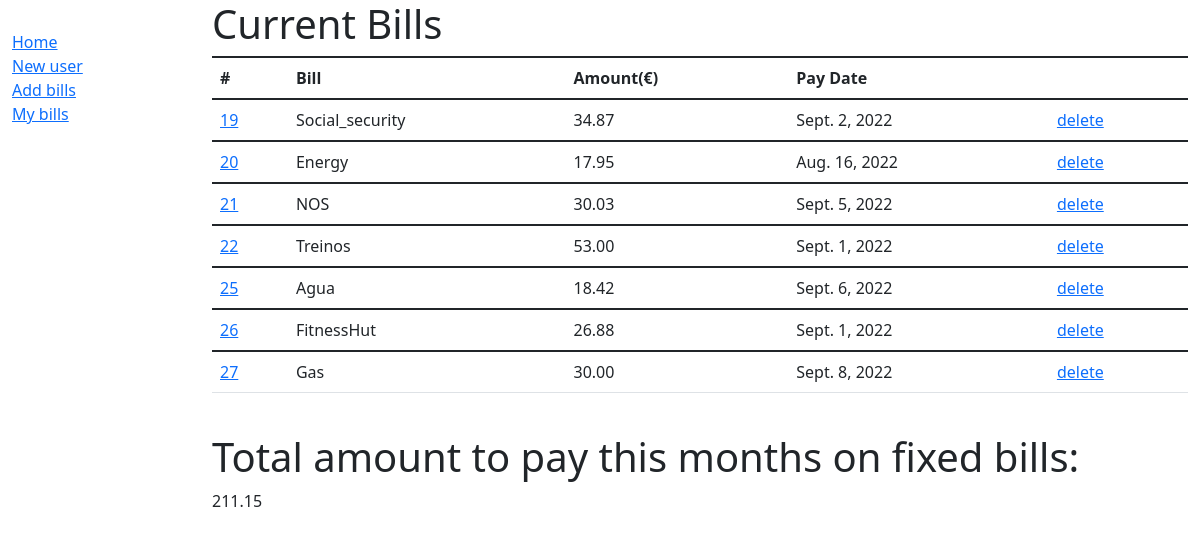
The app's page /bills/, older data.
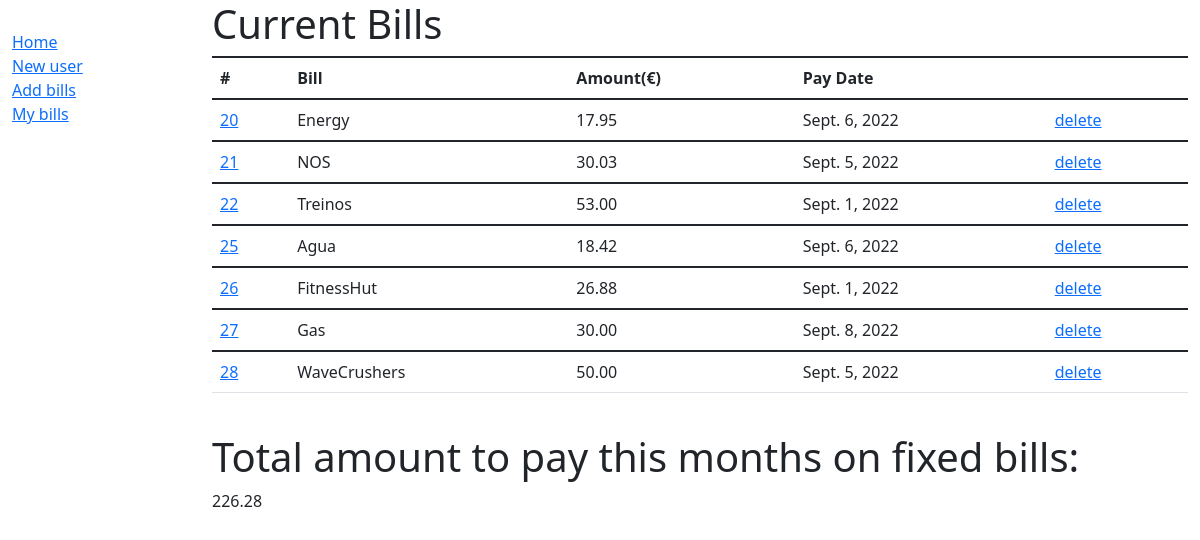
The same page, newer data.
### bills/models.py (models this page shows)
class Bills(models.Model):
    fixed_bills = models.CharField(max_length=255)
    fixed_bills_amount = models.DecimalField(max_digits=10, decimal_places=2)
    pay_date = models.DateField(auto_now_add=False, auto_now=False, blank=True)

### bills/views.py (the view)
# urls.py: path("", views.index, name="index_bills"),
def index(request):
    mybills = Bills.objects.all().values()
    template = loader.get_template("index_bills.html")
    print("**************************")
    data = pd.DataFrame(mybills)
    print(data)
    x = sum(data["fixed_bills_amount"])
    print(x)
    context = {
        "mybills": mybills,
        "total_amount": x,
    }
    return HttpResponse(template.render(context, request))

### bills/templates/index_bills.html (shortened to what this page needs)
<!DOCTYPE html>
{% extends "base_generic.html" %} {% block content %}
<h1>Current Bills</h1>
<table class="table">
  <tr>
    <th scope="col">#</th>
    <th scope="col">Bill</th>
    <th scope="col">Amount(€)</th>
    <th scope="col">Pay Date</th>
  </tr>
{% for x in mybills %}
    <td><a href="update/{{ x.id }}">{{ x.id }}</a></td>
    <td>{{ x.fixed_bills }}</td>
    <td>{{ x.fixed_bills_amount }}</td>
    <td>{{ x.pay_date }}</td>
    <td><a href="delete/{{ x.id }}">delete</a></td>
  {% endfor %}
</table>
<br />
<h1>Total amount to pay this months on fixed bills:</h1>
{{ total_amount }}
{% endblock %}
{% load static %}

Row changes from the older to the newer data that the page shows:
removed Bills: id "19", fixed_bills "Social_security", fixed_bills_amount "34.87", pay_date "Sept. 2, 2022"
changed Bills "Energy": pay_date "Aug. 16, 2022" → "Sept. 6, 2022"
added Bills: id "28", fixed_bills "WaveCrushers", fixed_bills_amount "50.00", pay_date "Sept. 5, 2022"
Text that changed along with them:
{{ total_amount }}: "211.15" → "226.28"
